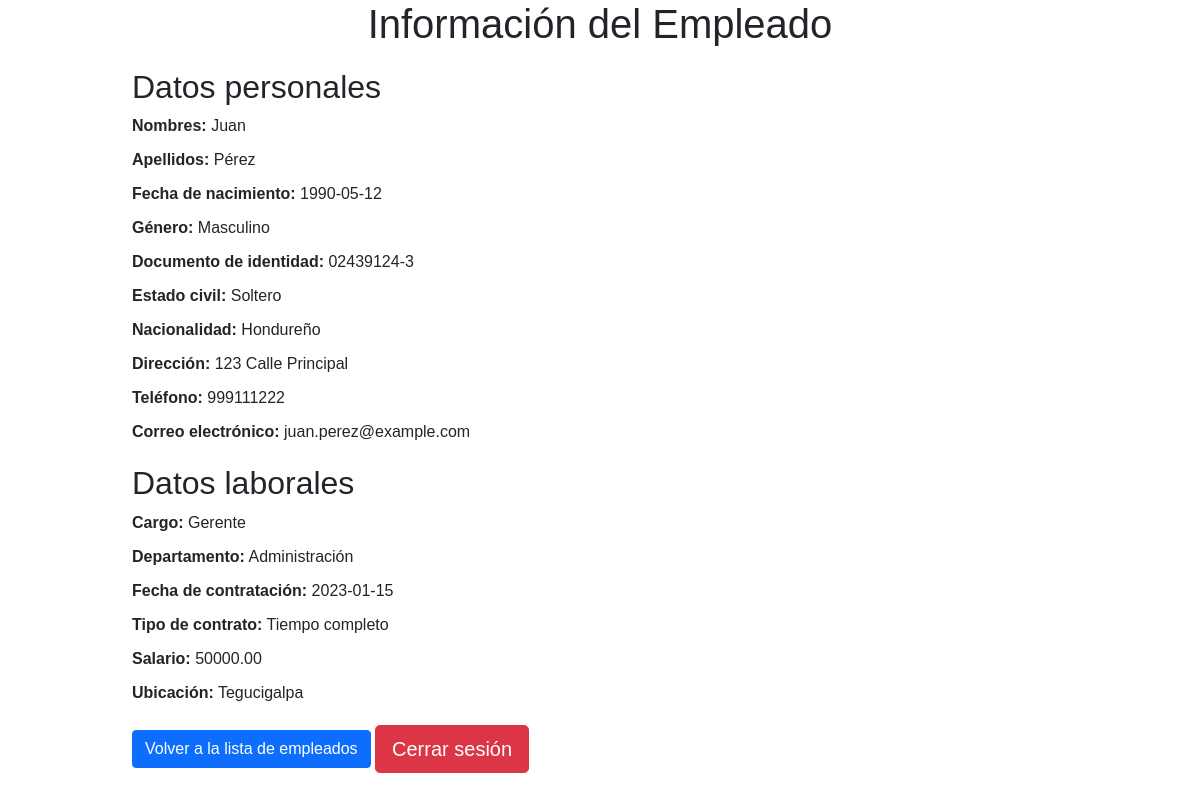
The page /vistas/vista_general.php?id_empleado=1 (signed in) on the database its author committed.
### tables this page shows
CREATE TABLE empleados (
    id_empleado INT AUTO_INCREMENT PRIMARY KEY,
    nombre VARCHAR(100) NOT NULL,
    apellidos VARCHAR(100) NOT NULL,
    fecha_nacimiento DATE NOT NULL,
    genero VARCHAR(20) NOT NULL,
    documento_identidad VARCHAR(50) NOT NULL,
    estado_civil VARCHAR(20),
    nacionalidad VARCHAR(50),
    direccion TEXT,
    telefono VARCHAR(20),
    correo_electronico VARCHAR(100) NOT NULL,
    cargo VARCHAR(50) NOT NULL,
    departamento VARCHAR(50),
    fecha_contratacion DATE NOT NULL,
    tipo_contrato VARCHAR(50),
    salario DECIMAL(10, 2),
    ubicacion VARCHAR(100),
    id_rol INT,
    FOREIGN KEY (id_rol) REFERENCES roles(id_rol)
);

### vistas/vista_general.php (the view, shortened to what this page needs)
<?php
$objeto = new Conexion();
$conexion = $objeto->Conectar();
if (isset($_GET['id_empleado'])) {
  $id_empleado = $_GET['id_empleado'];
  $query = "SELECT nombre, apellidos, fecha_nacimiento, genero, documento_identidad, estado_civil, nacionalidad, direccion, telefono, correo_electronico, cargo, departamento, fecha_contratacion, tipo_contrato, salario, ubicacion
            FROM empleados
            WHERE id_empleado = :id_empleado";
  $stmt = $conexion->prepare($query);
  $stmt->bindParam(':id_empleado', $id_empleado);
  $stmt->execute();
  if ($stmt->rowCount() > 0) {
    $empleado = $stmt->fetch(PDO::FETCH_ASSOC);
  }
}
?>
<!DOCTYPE html>
<html>
<head>
  <link rel='stylesheet' href='../bootstrap/css/bootstrap.min.css'>
  <link rel='stylesheet' href='../styles.css'>
  <link rel='stylesheet' href='../pluging/sweetAlert2/sweetalert2.min.css'>
</head>
<body>
  <div class="container">
    <h1>Información del Empleado</h1>
    <h2>Datos personales</h2>
    <div class="employee-info">
      <div><label>Nombres:</label> <?php echo $empleado['nombre']; ?></div>
      <div><label>Apellidos:</label> <?php echo $empleado['apellidos']; ?></div>
      <div><label>Fecha de nacimiento:</label> <?php echo $empleado['fecha_nacimiento']; ?></div>
      <div><label>Género:</label> <?php echo $empleado['genero']; ?></div>
      <div><label>Documento de identidad:</label> <?php echo $empleado['documento_identidad']; ?></div>
      <div><label>Estado civil:</label> <?php echo $empleado['estado_civil']; ?></div>
      <div><label>Nacionalidad:</label> <?php echo $empleado['nacionalidad']; ?></div>
      <div><label>Dirección:</label> <?php echo $empleado['direccion']; ?></div>
      <div><label>Teléfono:</label> <?php echo $empleado['telefono']; ?></div>
      <div><label>Correo electrónico:</label> <?php echo $empleado['correo_electronico']; ?></div>
    </div>
    <h2>Datos laborales</h2>
    <div class="employee-info">
      <div><label>Cargo:</label> <?php echo $empleado['cargo']; ?></div>
      <div><label>Departamento:</label> <?php echo $empleado['departamento']; ?></div>
      <div><label>Fecha de contratación:</label> <?php echo $empleado['fecha_contratacion']; ?></div>
      <div><label>Tipo de contrato:</label> <?php echo $empleado['tipo_contrato']; ?></div>
      <div><label>Salario:</label> <?php echo $empleado['salario']; ?></div>
      <div><label>Ubicación:</label> <?php echo $empleado['ubicacion']; ?></div>
    </div>
    <a href="hrViewR1.php" class="btn btn-primary">Volver a la lista de empleados</a>
    <a href="../bd/logout.php" class="btn btn-danger btn-lg">Cerrar sesión</a>
  </div>
</body>
</html>

### styles.css (style rules this page uses)
h1 { margin-bottom: 1.875rem; }

### vistas/vista_general.php (style rules this page uses)
body { font-family: sans-serif; }
.container { width: 80%; margin: 0 auto; }
h1 { text-align: center; margin-bottom: 20px; }
.employee-info { margin-bottom: 20px; }
.employee-info label { font-weight: bold; }
.employee-info div { margin-bottom: 10px; }

### rows shown on the page
empleados: nombre "Juan", apellidos "Pérez", fecha_nacimiento "1990-05-12", genero "Masculino", documento_identidad "02439124-3", estado_civil "Soltero", nacionalidad "Hondureño", direccion "123 Calle Principal", telefono "999111222", correo_electronico "juan.perez@example.com", cargo "Gerente", departamento "Administración", fecha_contratacion "2023-01-15", tipo_contrato "Tiempo completo", salario "50000.00", ubicacion "Tegucigalpa"
